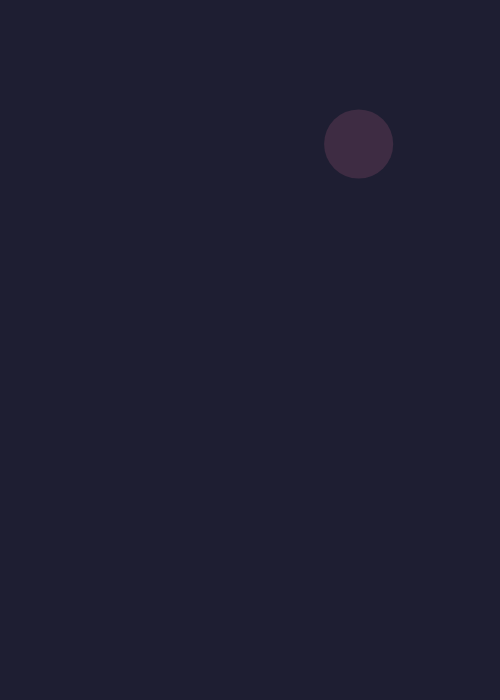
Frame 1 (no input)
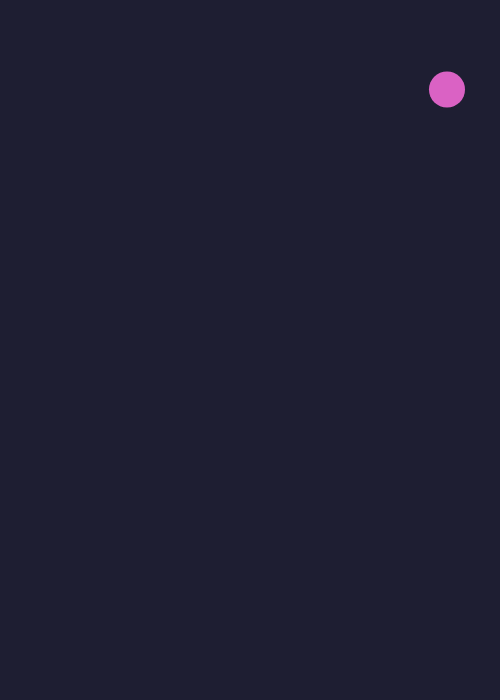
Frame 60 (no input)
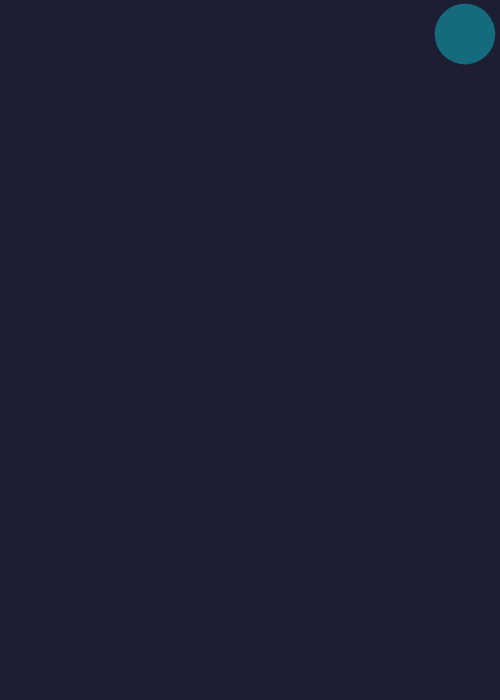
Frame 120 (the mouse pressed at the canvas centre since frame 60)

The p5.js sketch that drew these frames (run headless with seeded random() and noise() and a simulated clock; from frame 60 on, the mouse is pressed at the canvas centre):

// p5.js sketch
// ── sketch.js
// Variables for the circle's position
let x, y;

// Variables for the circle's speed (movement per frame)
let speedX, speedY;

// Variable for the circle's current size
let size;

// Variable for controlling how much the circle grows or shrinks each frame
let growth;

function setup() {
  createCanvas(500, 700); // Create a drawing canvas 500px wide and 700px tall
  noStroke();             // Remove outline of shapes so only fill is visible
  
  // Start the circle at a random position on the canvas
  x = random(width);      // random number between 0 and canvas width
  y = random(height);     // random number between 0 and canvas height
  
  // Assign a random speed for X and Y direction
  // This decides how fast and which direction the circle moves initially
  speedX = random(-3, 3); 
  speedY = random(-3, 3);
  
  // Assign a random starting size for the circle
  size = random(20, 80); 
  
  // Assign a random growth rate, which controls how fast the circle grows or shrinks
  growth = random(0.5, 2); 
}

function draw() {
  // Clear the screen with a dark background each frame
  // This makes sure old circles don’t leave a trail
  background(30, 30, 50);
  
  // Move the circle by adding the speed to its current position
  // Each frame, the circle moves a little bit in X and Y
  x += speedX;
  y += speedY;
  
  // Bounce off edges without using if statements
  // If the circle goes past the canvas on either side, multiply speed by -1 to reverse direction
  // This makes it “bounce” off the edges
  speedX *= (x > width || x < 0) ? -1 : 1;
  speedY *= (y > height || y < 0) ? -1 : 1;
  
  // Change the circle's size every frame
  // Adds growth to current size
  size += growth;
  
  // Reverse growth direction if the circle becomes too big or too small
  // If size > 80 or size < 20, multiply growth by -1
  // This makes the circle shrink when it's too big, or grow when it's too small
  growth *= (size > 80 || size < 20) ? -1 : 1;
  
  // Draw the circle at current position and size
  // Fill color changes randomly every frame
  fill(random(255), random(255), random(255));
  ellipse(x, y, size);
}
